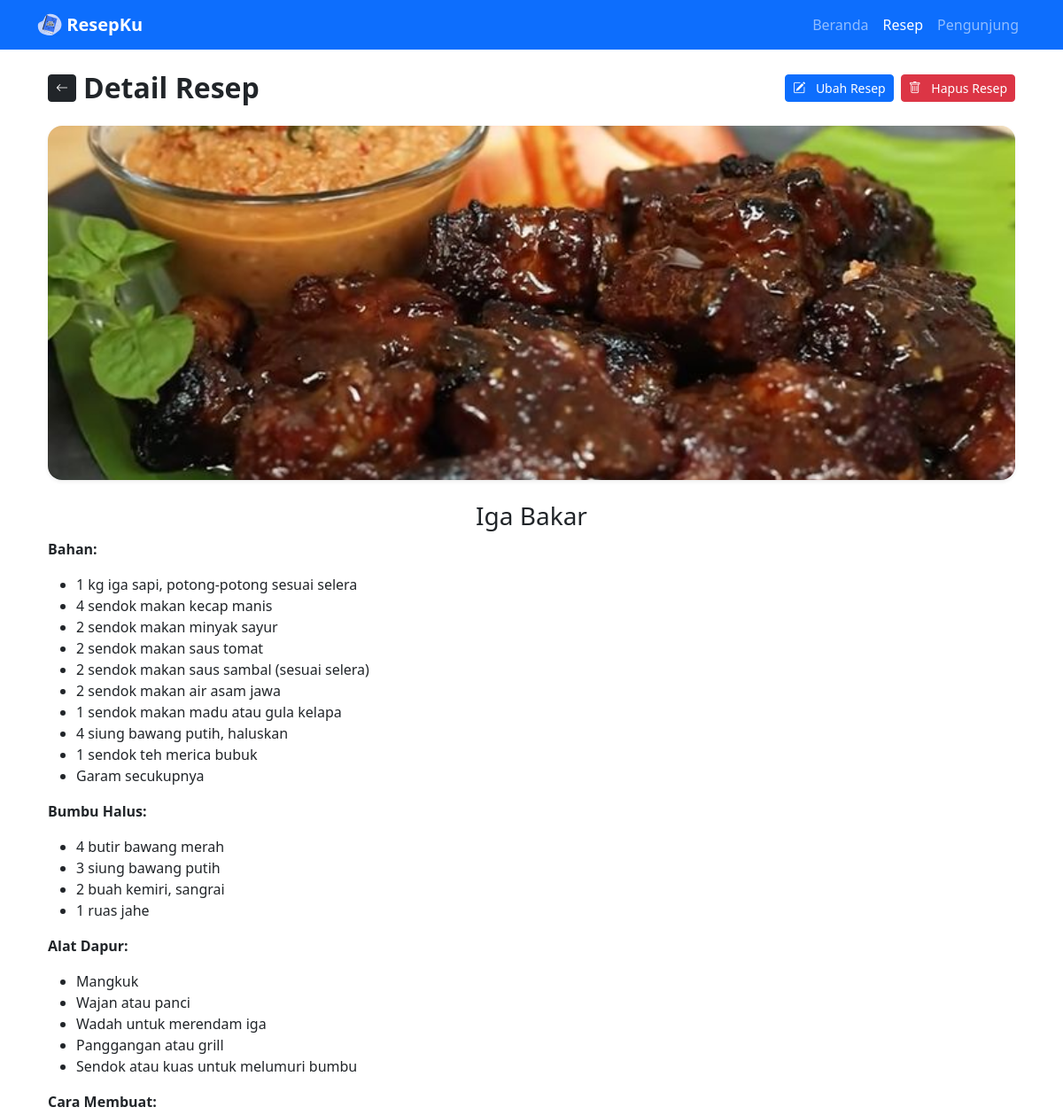
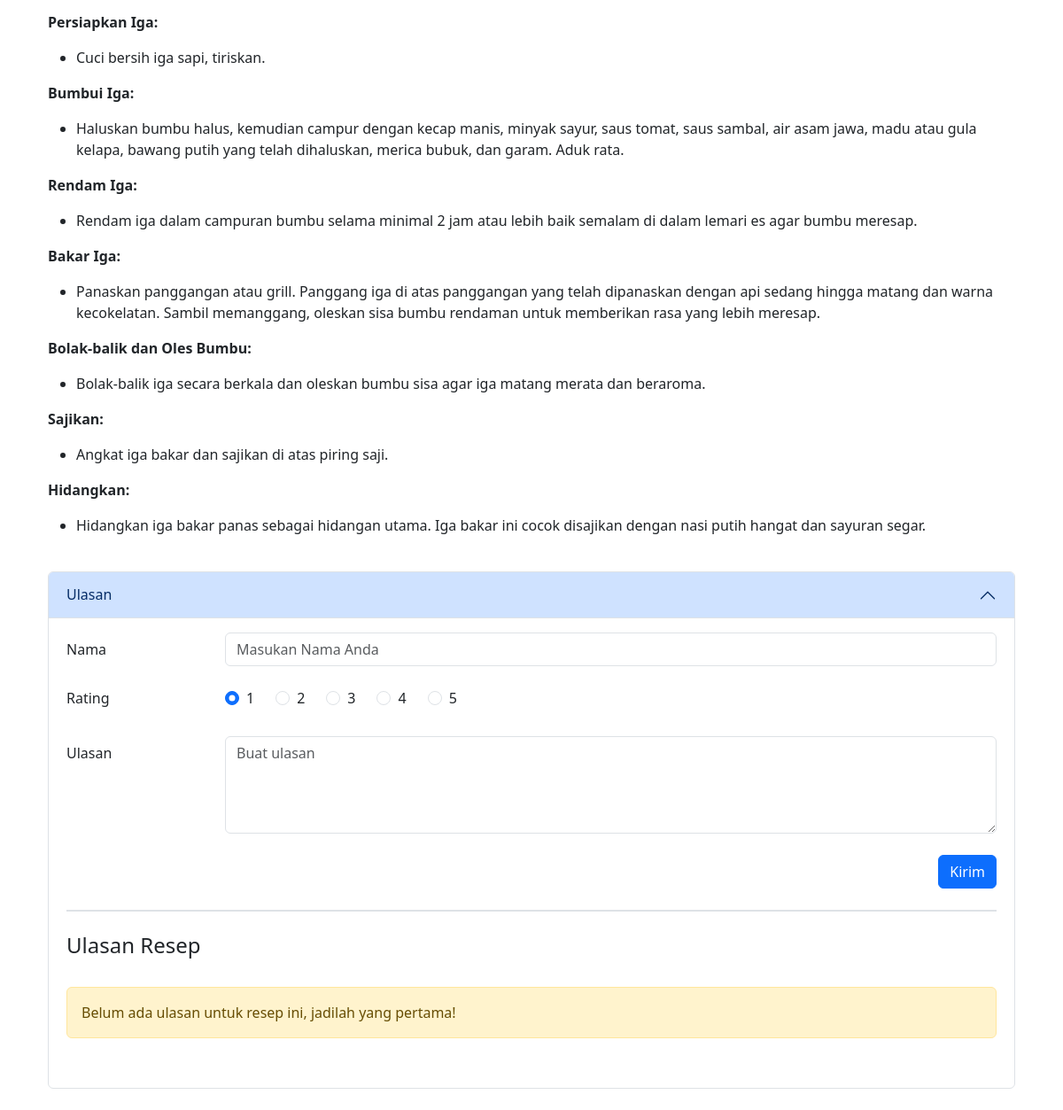
The page /resep-detail.php?id_resep=R16663 on the database its author committed (2 pictures, top to bottom).
### tables this page shows
CREATE TABLE `tb_resep` (
  `id_resep` char(7) NOT NULL,
  `nama_resep` varchar(255) NOT NULL,
  `nama_pembuat` varchar(255) NOT NULL,
  `deskripsi` text NOT NULL,
  `gambar` varchar(255) NOT NULL,
  `tanggal_buat` datetime NOT NULL,
  `tanggal_edit` datetime NOT NULL
);

### resep-detail.php (the view, shortened to what this page needs)
<?php
include 'template/_header.php';
include 'template/_navbar.php';
include 'template/_koneksi.php';
$id_resep = $_GET['id_resep'];
if (isset($id_resep)) {
    $sqlResep   = "SELECT * FROM tb_resep WHERE id_resep='$id_resep'";
    $queryResep = mysqli_query($koneksi, $sqlResep);
    $hasilResep = mysqli_fetch_array($queryResep);
} else {
    header("Location: resep-data.php");
}
?>
<main>
    <section class="container px-4 ">
        <div class="d-flex justify-content-between align-items-center mb-4">
            <div class="d-flex gap-2 align-items-center">
                <a href="resep-data.php" class="btn btn-sm btn-dark"><i class="bi bi-arrow-left"></i></a>
                <h2 class="fw-semibold text-center my-auto">Detail Resep</h2>
            </div>
            <div class="d-flex gap-2 align-items-center">
                <a href="resep-ubah.php?id_resep=<?= $hasilResep['id_resep']; ?>" class="btn btn-sm btn-primary">
                    <i class="bi bi-pencil-square"></i>
                    <span class="ms-2 d-none d-md-inline">Ubah Resep</span>
                </a>
                <button type="button" class="btn btn-sm btn-danger" data-bs-toggle="modal" data-bs-target="#deleteResepModal">
                    <i class="bi bi-trash"></i>
                    <span class="ms-2 d-none d-md-inline">Hapus Resep</span>
                </button>
            </div>
        </div>
        <div class="row mb-4">
            <div class="col">
                <img src="img/<?= $hasilResep['gambar']; ?>" alt="<?= $hasilResep['nama_resep']; ?>" class="rounded-4 shadow-sm object-fit-cover mb-4 d-md-block mx-auto img-detail w-100 mb-4">
                <h3 class="text-center mb-2"><?= $hasilResep['nama_resep']; ?></h3>
                <div>
                    <?= $hasilResep['deskripsi']; ?>
                </div>
            </div>
        </div>
        <div class="row mb-4">
            <div class="col">
                <div class="accordion" id="accordionPanelsStayOpenExample">
                    <div class="accordion-item">
                        <h2 class="accordion-header">
                            <button class="accordion-button fw-medium" type="button" data-bs-toggle="collapse" data-bs-target="#panelsStayOpen-collapseOne" aria-expanded="true" aria-controls="panelsStayOpen-collapseOne">
                                Ulasan
                            </button>
                        </h2>
                        <div id="panelsStayOpen-collapseOne" class="accordion-collapse collapse show">
                            <div class="accordion-body">
                                <div class="row mb-4">
                                    <div class="col">
                                        <form action="" method="POST" class="border-2 border-bottom boerder-primary">
                                            <div class="row mb-4">
                                                <label for="nama_reviewer" class="col-sm-2 col-form-label">Nama</label>
                                                <div class="col-sm-10">
                                                    <input type="text" class="form-control" id="nama_reviewer" name="nama_reviewer" placeholder="Masukan Nama Anda">
                                                </div>
                                            </div>
                                            <fieldset class="row mb-4">
                                                <legend class="col-form-label col-sm-2 pt-0">Rating</legend>
                                                <div class="col-sm-10">
                                                    <div class="d-flex flex-row gap-4">
                                                        <div class="form-check">
                                                            <input class="form-check-input" type="radio" name="rating" id="rating1" value="1" checked>
                                                            <label class="form-check-label" for="rating1">
                                                                1
                                                            </label>
                                                        </div>
                                                        <div class="form-check">
                                                            <input class="form-check-input" type="radio" name="rating" id="rating2" value="2">
                                                            <label class="form-check-label" for="rating2">
                                                                2
                                                            </label>
                                                        </div>
                                                        <div class="form-check">
                                                            <input class="form-check-input" type="radio" name="rating" id="rating3" value="3">
                                                            <label class="form-check-label" for="rating3">
                                                                3
                                                            </label>
                                                        </div>
                                                        <div class="form-check">
                                                            <input class="form-check-input" type="radio" name="rating" id="rating4" value="4">
                                                            <label class="form-check-label" for="rating4">
                                                                4
                                                            </label>
                                                        </div>
                                                        <div class="form-check">
                                                            <input class="form-check-input" type="radio" name="rating" id="rating5" value="5">
                                                            <label class="form-check-label" for="rating5">
                                                                5
                                                            </label>
                                                        </div>
                                                    </div>
                                                </div>
                                            </fieldset>
                                            <div class="row mb-4">
                                                <label for="ulasan" class="col-sm-2 col-form-label">Ulasan</label>
                                                <div class="col-sm-10">
                                                    <textarea class="form-control" id="ulasan" name="ulasan" rows="4" placeholder="Buat ulasan"></textarea>
                                                </div>
                                            </div>
                                            <div class="d-flex justify-content-end mb-4">
                                                <button type="submit" name="simpan" class="btn btn-primary">Kirim</button>
                                            </div>
                                        </form>
                                    </div>
                                </div>
                                <div class="row">
                                    <div class="col-12 mb-4">
                                        <h4>Ulasan Resep</h4>
                                    </div>
                                    <?php
                                    if (isset($id_resep)) {
                                        $sqlUlasan = "SELECT * FROM tb_review AS review
                                                        LEFT JOIN tb_resep AS resep ON review.id_resep = resep.id_resep
                                                        WHERE review.id_resep='$id_resep'
                                                        ORDER BY tanggal_review DESC";
                                        $queryUlasan = mysqli_query($koneksi, $sqlUlasan);
                                        if (mysqli_num_rows($queryUlasan) > 0) {
                                            while ($hasilReview = mysqli_fetch_array($queryUlasan)) {
                                    ?>
                                                <div class="col-12 mb-4">
                                                    <div class="d-flex flex-column gap-2">
                                                        <h5><?= $hasilReview['nama_reviewer']; ?></h5>
                                                        <div class="d-flex gap-2 mb-2">
                                                            <?php
                                                            echo date('d-m-Y H:i', strtotime($hasilReview['tanggal_review']));
                                                            echo '<div class="vr"></div>';
                                                            if ($hasilReview['rating'] == "5") {
                                                                echo '<span class="d-flex flex-row gap-1 text-warning">
                                                                <i class="bi bi-star-fill"></i>
                                                                <i class="bi bi-star-fill"></i>
                                                                <i class="bi bi-star-fill"></i>
                                                                <i class="bi bi-star-fill"></i>
                                                                <i class="bi bi-star-fill"></i>
                                                            </span>';
                                                            } elseif ($hasilReview['rating'] == "4") {
                                                                echo '<span class="d-flex flex-row gap-1 text-warning">
                                                                <i class="bi bi-star-fill"></i>
                                                                <i class="bi bi-star-fill"></i>
                                                                <i class="bi bi-star-fill"></i>
                                                                <i class="bi bi-star-fill"></i>
                                                                <i class="bi bi-star"></i>
                                                            </span>';
                                                            } elseif ($hasilReview['rating'] == "3") {
                                                                echo '<span class="d-flex flex-row gap-1 text-warning">
                                                                <i class="bi bi-star-fill"></i>
                                                                <i class="bi bi-star-fill"></i>
                                                                <i class="bi bi-star-fill"></i>
                                                                <i class="bi bi-star"></i>
                                                                <i class="bi bi-star"></i>
                                                            </span>';
                                                            } elseif ($hasilReview['rating'] == "2") {
                                                                echo '<span class="d-flex flex-row gap-1 text-warning">
                                                                <i class="bi bi-star-fill"></i>
                                                                <i class="bi bi-star-fill"></i>
                                                                <i class="bi bi-star"></i>
                                                                <i class="bi bi-star"></i>
                                                                <i class="bi bi-star"></i>
                                                            </span>';
                                                            } elseif ($hasilReview['rating'] == "1") {
                                                                echo '<span class="d-flex flex-row gap-1 text-warning">
                                                                <i class="bi bi-star-fill"></i>
                                                                <i class="bi bi-star"></i>
                                                                <i class="bi bi-star"></i>
                                                                <i class="bi bi-star"></i>
                                                                <i class="bi bi-star"></i>
                                                            </span>';
                                                            } else {
                                                                echo '<span class="text-danger">Error</span>';
                                                            }
                                                            ?>
                                                        </div>
                                                    </div>
                                                    <div>
                                                        <?= $hasilReview['ulasan']; ?>
                                                    </div>
                                                    <hr class="hr">
                                                </div>
                                    <?php
                                            }
                                        } else {
                                            echo '<div class="col-12 mb-4">
                                                <div class="alert alert-warning" role="alert">
                                                    Belum ada ulasan untuk resep ini, jadilah yang pertama!
                                                </div>
                                            </div>';
                                        }
                                    }
                                    ?>
                                </div>
                            </div>
                        </div>
                    </div>
                </div>
            </div>
        </div>
    </section>
</main>
<?php include 'template/_footer.php'; ?>

### assets/css/style.css (style rules this page uses)
section { padding-top: 5rem; }
.img-detail { height: 400px; }

### rows shown on the page
tb_resep: gambar (picture), nama_resep "Iga Bakar", deskripsi "Bahan: 1 kg iga sapi, potong-potong sesuai selera 4 sendok makan kecap manis 2 sendok makan minyak sayur 2 sendok makan saus tomat 2 sendok makan saus sambal (sesuai selera) 2 sendok makan air asam jawa 1 sendok makan madu atau gula kelapa 4 siung bawang putih, haluskan 1 sendok teh merica bubuk Garam secukupnya Bumbu Halus: 4 butir bawang merah 3 siung bawang putih 2 buah kemiri, sangrai 1 ruas jahe Alat Dapur: Mangkuk Wajan atau panci Wadah untuk merendam iga Panggangan atau grill Sendok atau kuas untuk melumuri bumbu Cara Membuat: Persiapkan Iga: Cuci bersih iga sapi, tiriskan. Bumbui Iga: Haluskan bumbu halus, kemudian campur dengan kecap manis, minyak sayur, saus tomat, saus sambal,…"
